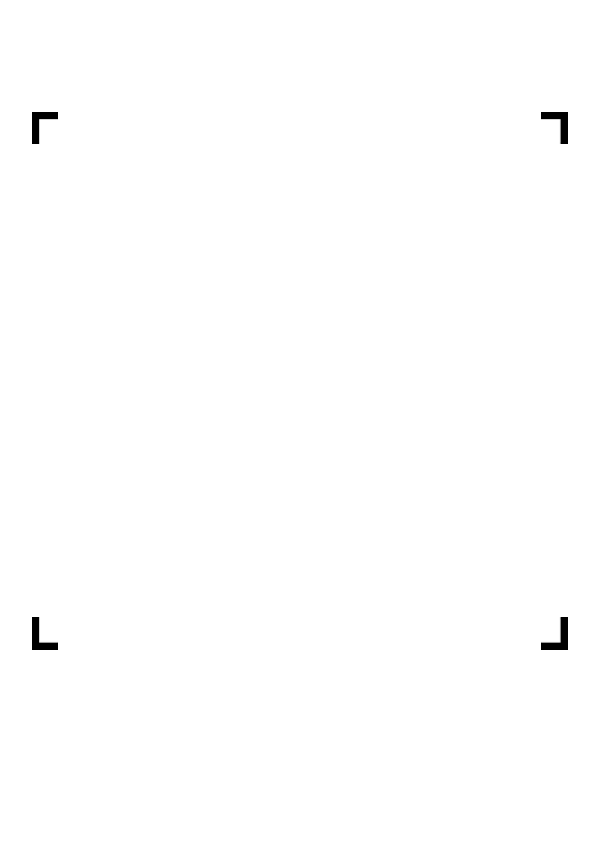
#> input picture resources/omr-imgs/50_only_corners.png, 595 x 842 px
$ python different_analysis.py   (older library calls are emulated)
#> lines starting #> are read from the running program, lines starting #| are printed output that depends on the picture; after the words box and inside, x2 and y2 are one past the last pixel; in counts of white or black regions, pixels touching at a corner belong together; long printed decimals are rounded
### src/omr_ana/omr.py
import argparse
import cv2
import math
import numpy as np

DETECT_CORNER_POINT = 1
DETECT_INNER_BOX = 2

CORNER_FEATS = (
    0.322965313273202,
    0.19188334690998524,
    1.1514327482234812,
    0.998754685666376,
)

CORNER_FEATS_MINE = (
    0.6369426751592356,
    0.43383947939262474,
    1.1091556449705795,
    0.9675487306284019,
    24.057142857142857,
    21.25,
    1.25,
)

BOX_SEPERATION_FEATURE = (
    0.562893900723996,
    0.5332050522991908,
    1.0201561929985838,
    1.0070849282278802,
    3.2564935064935066,
    29.41176470588235,
    9.058823529411764
)

TRANSF_SIZE = 1024


def get_convex_hull(contour):
    return cv2.convexHull(contour)


def get_contour_area_by_hull_area(contour):
    return (cv2.contourArea(contour) /
            cv2.contourArea(get_convex_hull(contour)))


def get_contour_area_by_bounding_box_area(contour):
    return (cv2.contourArea(contour) /
            cv2.contourArea(get_bounding_rect(contour)))


def get_contour_perim_by_hull_perim(contour):
    return (cv2.arcLength(contour, True) /
            cv2.arcLength(get_convex_hull(contour), True))


def get_contour_perim_by_bounding_box_perim(contour):
    return (cv2.arcLength(contour, True) /
            cv2.arcLength(get_bounding_rect(contour), True))


def get_full_height_by_contour_height(contour, full_height):
    (x, y, w, h) = cv2.boundingRect(contour)
    return full_height / float(h)


def get_full_width_by_contour_width(contour, full_width):
    (x, y, w, h) = cv2.boundingRect(contour)
    return full_width / float(w)


def get_bounding_rect_aspect_ratio(contour):
    (x, y, w, h) = cv2.boundingRect(contour)
    return h / float(w)


def get_features_for_box_separation(contour, img):
    (x, y, w, h) = cv2.boundingRect(contour)
    full_width = img.shape[1]
    full_height = img.shape[0]

    try:
        return (
            get_contour_area_by_hull_area(contour),
            get_contour_area_by_bounding_box_area(contour),
            get_contour_perim_by_hull_perim(contour),
            get_contour_perim_by_bounding_box_perim(contour),
            full_height / float(h),
            full_width / float(w),
            h / float(w)
        )
    except ZeroDivisionError:
        return 7 * [np.inf]


# [10 lines left out: function get_features, not called in this run]


def get_bounding_rect(contour):
    rect = cv2.minAreaRect(contour)
    box = cv2.boxPoints(rect)
    return np.int0(box)


def get_top_left_corner(contour):
    (x, y, w, h) = cv2.boundingRect(contour)
    return x, y


# [10 lines left out: functions features_distance, features_distance_for_box, not called in this run]


# Default mutable arguments should be harmless here
def draw_point(point, img, radius=5, color=(0, 0, 255)):
    cv2.circle(img, tuple(point), radius, color, -1)


# [5 lines left out: function get_centroid, not called in this run]


def normalize(im):
    return cv2.normalize(im, np.zeros(im.shape), 0, 255, norm_type=cv2.NORM_MINMAX)


def get_approx_contour(contour, tol=.01):
    """Get rid of 'useless' points in the contour"""
    epsilon = tol * cv2.arcLength(contour, True)
    return cv2.approxPolyDP(contour, epsilon, True)


def get_contours(image_gray):
    im2, contours, hierarchy = cv2.findContours(
        image_gray, cv2.RETR_TREE, cv2.CHAIN_APPROX_SIMPLE)

    return [get_approx_contour(cnt) for cnt in contours]
    # return map(get_approx_contour, contours)


# [193 lines left out: functions get_corners, get_separator_boxes, order_points, get_outmost_points_old, get_convex_hull_points, get_outmost_points and 4 more, not called in this run]


# [6 lines that do not run on import are left out]

### src/omr_ana/different_analysis.py
import cv2
import numpy as np
from omr_ana import omr as omr_utils

# im_orig = cv2.imread("../../resources/omr-imgs/corner_block.png")
# im_orig = cv2.imread("../../resources/omr-imgs/rectangle.png")

im_orig = cv2.imread("../../resources/omr-imgs/50_only_corners.png", cv2.IMREAD_COLOR)
#> im_orig is the input picture: shape (842, 595, 3); min 0, max 255, mean 254.2

# blurred = cv2.GaussianBlur(im_orig, (5, 5), 8)
im = cv2.cvtColor(im_orig, cv2.COLOR_BGR2GRAY)
im = omr_utils.normalize(im)
im = cv2.threshold(im, 0, 255, cv2.THRESH_BINARY + cv2.THRESH_OTSU)[1]
#> im: shape (842, 595); 99.7% white; 4 black regions

print("image shape: ", im.shape)
#| image shape:  (842, 595)
print("image height: ", im.shape[0])
#| image height:  842
print("image width: ", im.shape[1])
#| image width:  595
contours = omr_utils.get_contours(im)
#> in get_contours, `im2, contours, hierarchy = cv2.findContours( image_gray, cv2.RETR_TREE..`: contours = 5 contours; box (x1, y1, x2, y2) and area: (0, 0, 595, 842) 499554, (540, 616, 569, 651) 430, (540, 111, 569, 145) 422, (31, 616, 59, 651) 422, (31, 111, 59, 145) 414
#> contours = 5 contours; box (x1, y1, x2, y2) and area: (0, 0, 595, 842) 499554, (541, 616, 569, 651) 400, (541, 111, 569, 145) 392, (31, 616, 58, 651) 383, (31, 111, 58, 145) 376

# contours_features = [omr_utils.get_features_for_box_separation(cnt, im) for cnt in contours]
contours_features = []
for cnt in contours:
    cnt_feature = omr_utils.get_features_for_box_separation(cnt, im)
    print("cnt: ", cnt_feature)
    contours_features.append(cnt_feature)
#> this loop made 5 passes
#> (x in get_features_for_box_separation, y in get_features_for_box_separation, w in get_features_for_box_separation, h in get_features_for_box_separation, cnt_feature) on passes 2 to 5: (541, 616, 28, 35, (0.637, 0.434, 1.11, 0.968, 24.06, 21.25, 1.25)), (31, 616, 27, 35, (0.63, 0.431, 1.12, 0.975, 24.06, 22.04, 1.3)), (541, 111, 28, 34, (0.642, 0.432, 1.11, 0.959, 24.76, 21.25, 1.21)), (31, 111, 27, 34, (0.635, 0.436, 1.12, 0.975, 24.76, 22.04, 1.26))
#> (cnt, x in get_features_for_box_separation, y in get_features_for_box_separation, w in get_features_for_box_separation, h in get_features_for_box_separation, cnt_feature) on pass 1: ([[0, 0], [0, 841], [594, 841], [594, 0]], 0, 0, 595, 842, (1, 1, 1, 1, 1, 1, 1.42))
#| cnt:  (1.0, 1.0, 1.0, 1.0, 1.0, 1.0, 1.415)
#| cnt:  (0.6369, 0.4338, 1.109, 0.9676, 24.057, 21.25, 1.25)
#| cnt:  (0.6299, 0.4311, 1.116, 0.9751, 24.057, 22.037, 1.296)
#| cnt:  (0.6424, 0.4318, 1.109, 0.9589, 24.765, 21.25, 1.214)
#| cnt:  (0.6348, 0.4356, 1.116, 0.9747, 24.765, 22.037, 1.259)
#> after the loop, contours_features = [(1, 1, 1, 1, 1, 1, 1.42), (0.637, 0.434, 1.11, 0.968, 24.06, 21.25, 1.25), (0.63, 0.431, 1.12, 0.975, 24.06, 22.04, 1.3), (0.642, 0.432, 1.11, 0.959, 24.76, 21.25, 1.21), (0.635, 0.436, 1.12, 0.975, 24.76, 22.04, 1.26)]

# [8 lines of commented-out code are left out]

c_img = cv2.cvtColor(im, cv2.COLOR_GRAY2BGR)
#> c_img: shape (842, 595, 3); 99.7% white; 4 black regions, box (x1, y1, x2, y2) and area: (541, 617, 568, 650) 372, (541, 112, 568, 144) 365, (32, 617, 58, 650) 364, (32, 112, 58, 144) 357
cv2.drawContours(c_img, contours, -1, (20, 10, 200), thickness=1)
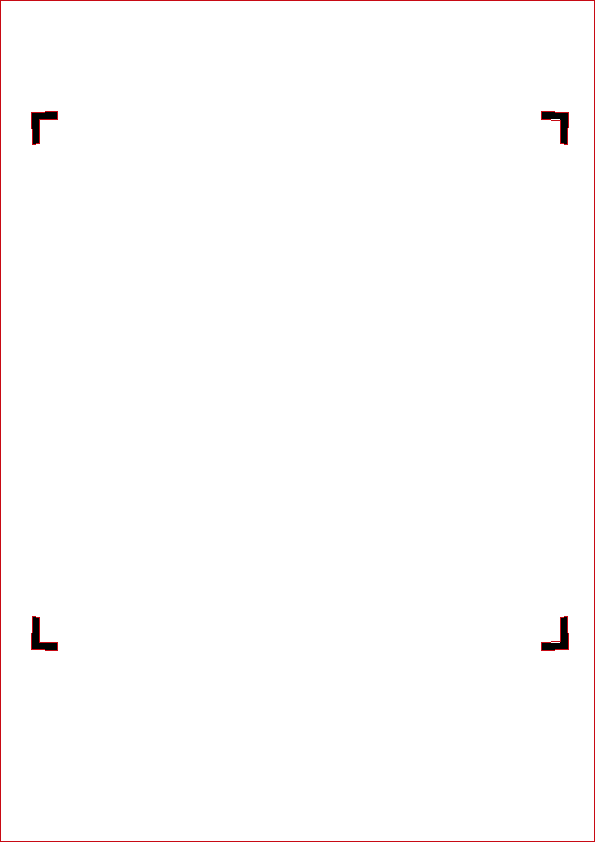
#> c_img: shape (842, 595, 3); mean B, G, R 252.8, 252.7, 254
cv2.imshow("c_img", c_img)

# cv2.imshow("im", im)
cv2.waitKey(0)
cv2.destroyAllWindows()
exit(0)
#> (the program exits here)

$ run again, with resources/omr-imgs/corner_block.png copied over resources/omr-imgs/50_only_corners.png
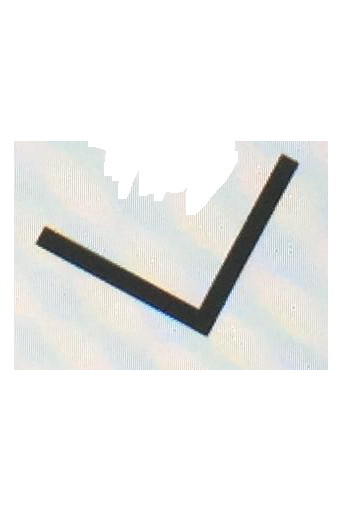
#> input picture resources/omr-imgs/corner_block.png, 349 x 508 px
#> im_orig is the input picture: shape (508, 349, 3); mean B, G, R 236.4, 237.7, 237.2
#> `im = cv2.threshold(im, 0, 255, cv2.THRESH_BINARY + cv2.THRESH_OTSU)[1]`:
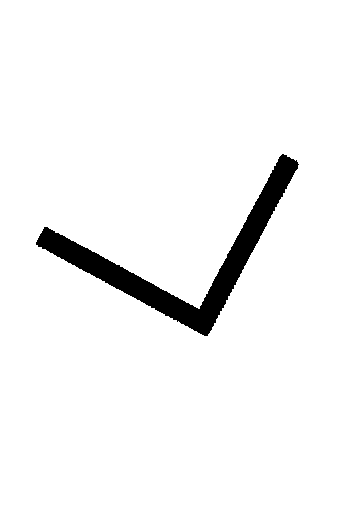
#> im: shape (508, 349); 95.7% white; 1 black region
#| image shape:  (508, 349)
#| image height:  508
#| image width:  349
#> in get_contours, `im2, contours, hierarchy = cv2.findContours( image_gray, cv2.RETR_TREE..`: contours = 2 contours; box (x1, y1, x2, y2) and area: (0, 0, 349, 508) 176436, (35, 153, 300, 337) 8045
#> `contours = omr_utils.get_contours(im)`: contours = 2 contours; box (x1, y1, x2, y2) and area: (0, 0, 349, 508) 176436, (35, 157, 300, 337) 7738
#> the loop `for cnt in contours:` made 2 passes
#> (cnt, x in get_features_for_box_separation, y in get_features_for_box_separation, w in get_features_for_box_separation, h in get_features_for_box_separation, full_width in get_features_for_box_separation, full_height in get_features_for_box_separation) on pass 1: ([[0, 0], [0, 507], [348, 507], [348, 0]], 0, 0, 349, 508, 349, 508)
#> (printed output is left out)
#> after the loop `for cnt in contours:`: contours_features = [(1, 1, 1, 1, 1, 1, 1.46), (0.345, 0.203, 1.15, 0.996, 2.82, 1.32, 0.679)]
#> `cv2.drawContours(c_img, contours, -1, (20, 10, 200), thickness=1)`:
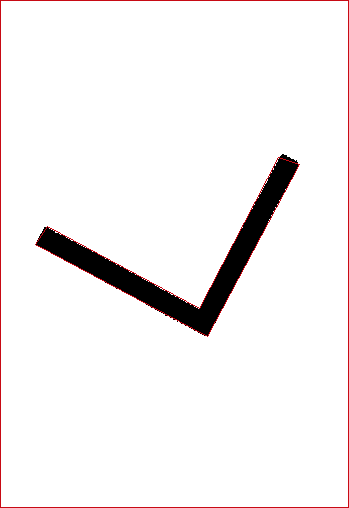
#> c_img: shape (508, 349, 3); mean B, G, R 241.2, 241, 243.6

$ run again, with resources/omr-imgs/rectangle.png copied over resources/omr-imgs/50_only_corners.png
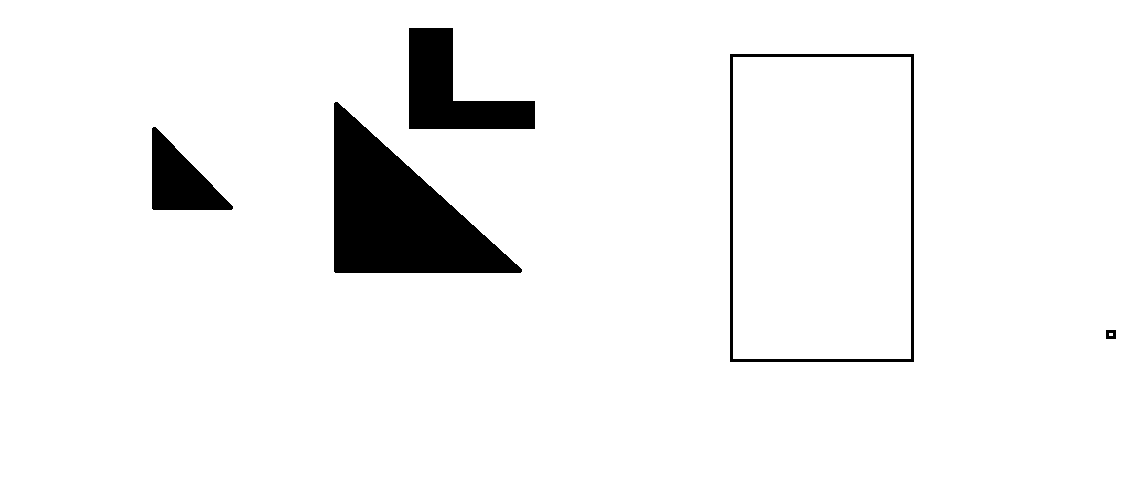
#> input picture resources/omr-imgs/rectangle.png, 1143 x 492 px
#> im_orig is the input picture: shape (492, 1143, 3); 94.7% white; 5 black regions, box (x1, y1, x2, y2) and area: (334, 102, 522, 273) 16694, (409, 28, 535, 129) 6740, (152, 127, 233, 210) 3639, (730, 54, 914, 362) 2916, (1106, 330, 1116, 339) 78
#> im: shape (492, 1143); 94.7% white; 5 black regions
#| image shape:  (492, 1143)
#| image height:  492
#| image width:  1143
#> in get_contours, `im2, contours, hierarchy = cv2.findContours( image_gray, cv2.RETR_TREE..`: contours = 8 contours, 1 with area under 20; largest, box (x1, y1, x2, y2) and area: (0, 0, 1143, 492) 560722, (729, 53, 915, 363) 57163, (733, 57, 911, 359) 53277, (333, 101, 523, 274) 16967, (408, 27, 536, 130) 6966, (151, 126, 234, 211) 3762, (1105, 329, 1117, 340) 108
#> `contours = omr_utils.get_contours(im)`: contours = 8 contours, 1 with area under 20; largest, box (x1, y1, x2, y2) and area: (0, 0, 1143, 492) 560722, (729, 53, 915, 363) 56673, (733, 57, 911, 359) 53277, (333, 103, 523, 274) 15897, (408, 28, 536, 130) 6796, (151, 126, 234, 211) 3522, (1105, 329, 1117, 340) 108
#> the loop `for cnt in contours:` made 8 passes
#> (cnt, x in get_features_for_box_separation, y in get_features_for_box_separation, w in get_features_for_box_separation, h in get_features_for_box_separation, cnt_feature) on passes 1, 3: ([[0, 0], [0, 491], [1142, 491], [1142, 0]], 0, 0, 1143, 492, (1, 1, 1, 1, 1, 1, 0.43)), ([[1109, 333], [1109, 335], [1112, 335], [1112, 333]], 1109, 333, 4, 3, (1, 1, 1, 1, 164, 285.8, 0.75))
#> (printed output is left out)
#> after the loop `for cnt in contours:`: contours_features = 8 items
#> `cv2.drawContours(c_img, contours, -1, (20, 10, 200), thickness=1)`:
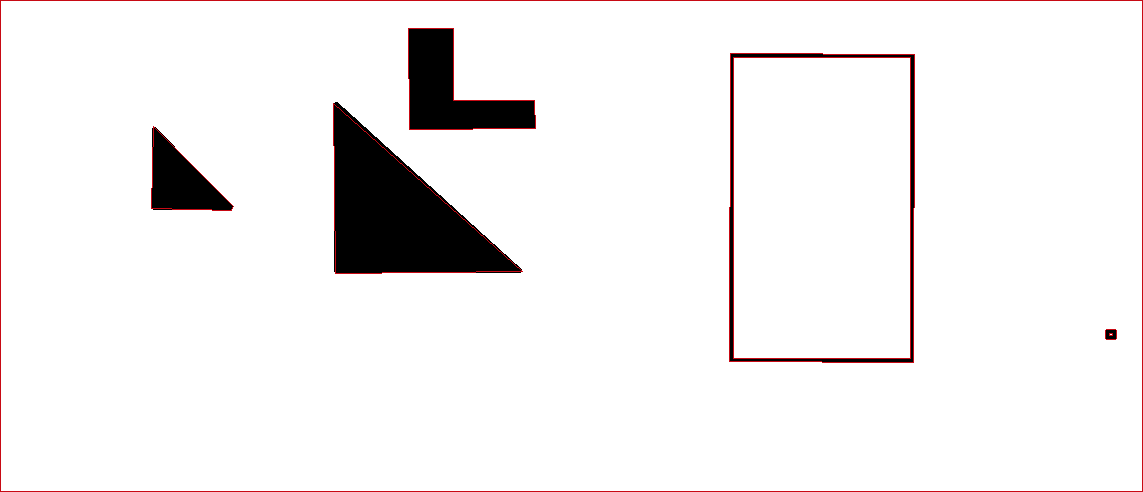
#> c_img: shape (492, 1143, 3); 1.16% of pixels changed, all inside (x1, y1, x2, y2) = (0, 0, 1143, 492)
